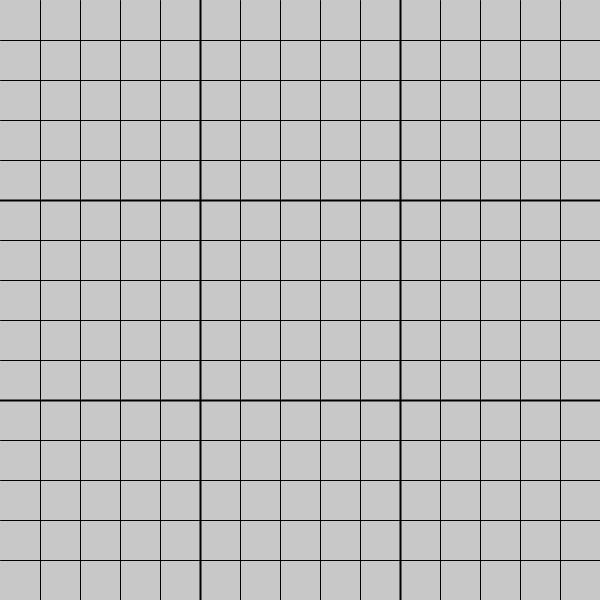
Frame 1 (no input)
Frame 60 (the mouse pressed at the canvas centre just before this capture): identical to frame 1, image omitted
Frame 120 (the mouse held since frame 60 and released just before this capture): identical to frame 1, image omitted

The Processing sketch that drew this single still picture (run headless with seeded random() and noise(); from frame 60 on, the mouse is pressed at the canvas centre):

// Processing sketch: Picross_Editor
// ── Picross_Editor.pde
int level_width = 15;
int level_height = 15;
int offset_x;
int offset_y;

int[][] level;

void setup() {
  size(600, 600);

  offset_x = width / level_width;
  offset_y = height / level_height;

  level = new int[level_width][level_height];
}

void draw() {
  background(200);

  if (mousePressed && mouseX < width && mouseX > 0 && mouseY < height && mouseY > 0) {
    int x = mouseX / offset_x;
    int y = mouseY / offset_y;

    if (mouseButton == LEFT) {
      level[x][y] = 1;
    }

    if (mouseButton == RIGHT) {
      level[x][y] = 0;
    }
  }

  for (int i = 0; i < level_width; i++) {
    for (int j = 0; j < level_height; j++) {
      if (level[i][j] == 1) {
        fill(0);
        rect(i * offset_x, j * offset_y, offset_x, offset_y);
      }
    }
  }

  for (int i = 1; i < level_width; i++) {
    if (i % 5 == 0) {
      strokeWeight(2);
    } else {
      strokeWeight(1);
    }

    line(i * offset_x, 0, i * offset_x, height);
  }

  for (int i = 1; i < level_height; i++) {
    if (i % 5 == 0) {
      strokeWeight(2);
    } else {
      strokeWeight(1);
    }

    line(0, i * offset_y, width, i * offset_y);
  }
}

void keyPressed() {
  if (keyCode == 67) {
    level = new int[level_width][level_height];
  }

  if (keyCode == 13 || keyCode == 10) {
    print("[\n");
    print("{ \"level\": 0, \"name\": \"name\", \"width\": " + level_width + ", \"height\": " + level_height + " },\n");

    for (int i = 0; i < level_width; i++) {
      print("{ ");

      for (int j = 0; j < level_height; j++) {
        if (j < level_height - 1) {
          print("\"" + j + "\": " + level[j][i] + ", ");
        } else {
          print("\"" + j + "\": " + level[j][i]);
        }
      }

      if (i < level_width - 1) {
        print(" },\n");
      } else {
        print(" }\n");
      }
    }

    println("]");
  }
}
